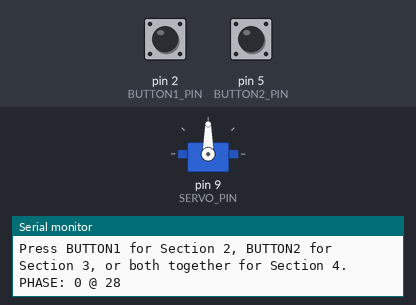
A sketch run on a simulated Arduino Uno, built with avr-gcc and run on an emulated ATmega328P. Parts: servo, the last lines printed to the serial monitor. The inputs (shaded band) are chosen by the test bench; at power-on: pin 2 (BUTTON1_PIN) LOW, pin 5 (BUTTON2_PIN) LOW.

Above: at 1.2 s.
1.3 s: pin 2 (BUTTON1_PIN) pulled HIGH for 1 s
At 1.91 s:
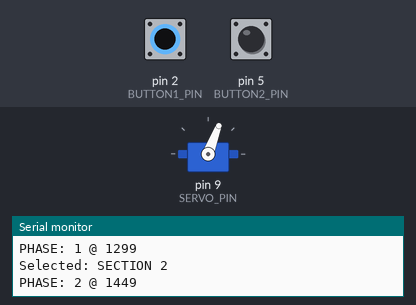
At 2.8 s:
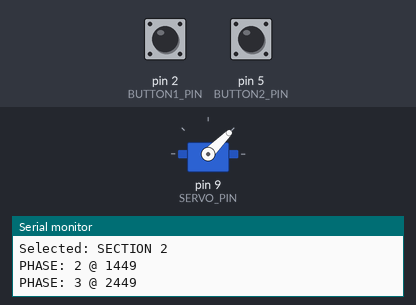
Timing chart, 0 to 13.3 s (numbered marks = the images above; inputs shaded):
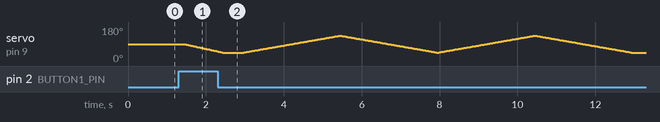

The sketch:

demo_videos.ino
```cpp
#include <Servo.h>
#include <math.h>   // for fmod()

Servo servo;

// ------------------ CONFIG ------------------
const int SERVO_PIN    = 9;
const int BUTTON1_PIN  = 2;   // normal button: Section 2
const int BUTTON2_PIN  = 5;   // second button: Section 3

// Button mode selection
// - BUTTON1 only        -> Section 2 (sweep)
// - BUTTON2 only        -> Section 3 (jump + hold)
// - BUTTON1 + BUTTON2   -> Section 4 (small corrections)
//
// To make "both buttons" easier to register, the sketch waits briefly after the
// first press, then samples both buttons together.
const unsigned long SELECT_WINDOW_MS = 150;

// Angles
const int MIN_ANGLE = 45;
const int MAX_ANGLE = 135;
const int CENTER    = 90;
const int HOME_ANGLE = CENTER;   // where the rig returns after each section-only run

// Timing (ms)
const unsigned long PREP_MOVE_MS   = 1000;  // smooth move into section start position
const unsigned long PREP_SETTLE_MS = 500;   // still buffer before section begins
const unsigned long POST_HOLD_MS   = 500;   // still buffer after section ends
const unsigned long RETURN_HOME_MS = 1000;  // smooth return to HOME_ANGLE

const unsigned long SEG2_MS = 10000;  // moderate sweep only
const unsigned long SEG3_MS = 15000;  // jump + hold only
const unsigned long SEG4_MS = 8000;   // micro-adjustments only

// Sweep cycles for Section 2
const int SEG2_CYCLES = 2;

// Section 3 scripted positions: 15 unique holds ending at 90°
const int scriptedPositions[] = {
  52, 100, 67, 111, 59, 95, 76,
  98, 121, 63, 78, 100,
  69, 82, 90
};
const int NUM_SCRIPTED = sizeof(scriptedPositions) / sizeof(scriptedPositions[0]);
const unsigned long JUMP_HOLD_MS = 1000;

// Section 4 micro-adjustment pattern
const int microAdjustPattern[] = {
   0,  0,  1,  1,  2,  2,  3,  3,
   2,  2,  1,  1,  0,  0,
  -1, -1, -2, -2, -1, -1,
   0,  0,  1,  1,  2,  2,
   1,  1,  0,  0
};
const int MICRO_LEN = sizeof(microAdjustPattern) / sizeof(microAdjustPattern[0]);
const unsigned long MICRO_UPDATE_MS = 300;
// --------------------------------------------


// ------------------ TIMING ROADMAP ------------------
/*
SECTION 2 ONLY (BUTTON1)
0.0  - 1.0   PREP_MOVE to 45°
1.0  - 1.5   PREP_SETTLE at 45°
1.5  - 11.5  SECTION 2 sweep (10.0 s)
11.5 - 12.0  POST_HOLD at final angle
12.0 - 13.0  RETURN_HOME to 90°

SECTION 3 ONLY (BUTTON2)
0.0  - 1.0   PREP_MOVE to first hold target (52°)
1.0  - 1.5   PREP_SETTLE at 52°
1.5  - 16.5  SECTION 3 jump + hold (15.0 s)
16.5 - 17.0  POST_HOLD at final angle (ends at 90°)
17.0 - 18.0  RETURN_HOME to 90° (may already be there)

SECTION 4 ONLY (BUTTON1 + BUTTON2 together)
0.0  - 1.0   PREP_MOVE to 90°
1.0  - 1.5   PREP_SETTLE at 90°
1.5  - 9.5   SECTION 4 micro-adjustments (8.0 s)
9.5  - 10.0  POST_HOLD at final angle
10.0 - 11.0  RETURN_HOME to 90°
*/
// --------------------------------------------


enum Mode {
  MODE_NONE,
  MODE_SEG2,
  MODE_SEG3,
  MODE_SEG4
};

Mode selectedMode = MODE_NONE;

// State machine
// WAIT_FOR_SELECTION -> SELECT_WINDOW -> PREP_MOVE -> PREP_SETTLE -> RUN_SECTION -> POST_HOLD -> RETURN_HOME -> WAIT_FOR_SELECTION

enum Phase {
  WAIT_FOR_SELECTION,
  SELECT_WINDOW,
  PREP_MOVE,
  PREP_SETTLE,
  RUN_SEG2,
  RUN_SEG3,
  RUN_SEG4,
  POST_HOLD,
  RETURN_HOME
};

Phase phase = WAIT_FOR_SELECTION;
unsigned long phaseStart = 0;
unsigned long selectWindowStart = 0;

int currentAngle = HOME_ANGLE;
int transitionStartAngle = HOME_ANGLE;
int sectionStartAngle = HOME_ANGLE;
int postHoldAngle = HOME_ANGLE;

int lastB1 = LOW;
int lastB2 = LOW;

// Section 3 state
int seg3Index = 0;
unsigned long lastJumpChange = 0;

// Section 4 state
int seg4Index = 0;
unsigned long lastMicroUpdate = 0;


// ---------- Helpers ----------
void writeAngle(int a) {
  a = constrain(a, 0, 180);
  servo.write(a);
  currentAngle = a;
}

int rampAngle(int startA, int targetA, unsigned long elapsed, unsigned long durationMs) {
  if (elapsed >= durationMs) return targetA;
  float u = (float)elapsed / (float)durationMs;
  return (int)(startA + (targetA - startA) * u);
}

int sweepAngle(unsigned long sectionDurationMs, int numCycles) {
  unsigned long t = millis() - phaseStart;
  if (t >= sectionDurationMs) return MIN_ANGLE;

  float progress = (float)t / (float)sectionDurationMs;
  float span = (float)(MAX_ANGLE - MIN_ANGLE);
  float totalTravel = numCycles * 2.0f * span;
  float traveled = progress * totalTravel;
  float phasePos = fmod(traveled, 2.0f * span);

  if (phasePos <= span) {
    return (int)(MIN_ANGLE + phasePos);
  } else {
    return (int)(MAX_ANGLE - (phasePos - span));
  }
}

void microAdjust() {
  if (millis() - lastMicroUpdate < MICRO_UPDATE_MS) return;
  lastMicroUpdate = millis();

  int target = CENTER + microAdjustPattern[seg4Index];
  target = constrain(target, CENTER - 5, CENTER + 5);
  writeAngle(target);

  seg4Index = (seg4Index + 1) % MICRO_LEN;
}

void enterPhase(Phase p) {
  phase = p;
  phaseStart = millis();

  if (p == PREP_MOVE || p == RETURN_HOME) {
    transitionStartAngle = currentAngle;
  }

  if (p == RUN_SEG3) {
    writeAngle(scriptedPositions[0]);
    seg3Index = 1;
    lastJumpChange = millis();
  }

  if (p == RUN_SEG4) {
    writeAngle(CENTER);
    seg4Index = 0;
    lastMicroUpdate = millis();
  }

  Serial.print("PHASE: ");
  Serial.print((int)phase);
  Serial.print(" @ ");
  Serial.println(phaseStart);
}

void startSelectedMode() {
  switch (selectedMode) {
    case MODE_SEG2:
      sectionStartAngle = MIN_ANGLE;
      Serial.println("Selected: SECTION 2");
      break;
    case MODE_SEG3:
      sectionStartAngle = scriptedPositions[0];
      Serial.println("Selected: SECTION 3");
      break;
    case MODE_SEG4:
      sectionStartAngle = CENTER;
      Serial.println("Selected: SECTION 4");
      break;
    default:
      sectionStartAngle = HOME_ANGLE;
      break;
  }
  enterPhase(PREP_MOVE);
}


// ---------- Setup ----------
void setup() {
  pinMode(BUTTON1_PIN, INPUT); // assumes external pulldown
  pinMode(BUTTON2_PIN, INPUT); // assumes external pulldown
  servo.attach(SERVO_PIN);

  Serial.begin(9600);
  Serial.println("Ready.");
  Serial.println("Press BUTTON1 for Section 2, BUTTON2 for Section 3, or both together for Section 4.");

  writeAngle(HOME_ANGLE);
  enterPhase(WAIT_FOR_SELECTION);
}


// ---------- Main Loop ----------
void loop() {
  int b1 = digitalRead(BUTTON1_PIN);
  int b2 = digitalRead(BUTTON2_PIN);

  switch (phase) {

    case WAIT_FOR_SELECTION: {
      // Start a short selection window when either button is first pressed
      if ((b1 == HIGH && lastB1 == LOW) || (b2 == HIGH && lastB2 == LOW)) {
        selectWindowStart = millis();
        enterPhase(SELECT_WINDOW);
      }
      break;
    }

    case SELECT_WINDOW: {
      // Wait briefly so pressing both buttons is easy to register
      if (millis() - selectWindowStart >= SELECT_WINDOW_MS) {
        if (b1 == HIGH && b2 == HIGH) {
          selectedMode = MODE_SEG4;
          startSelectedMode();
        } else if (b1 == HIGH && b2 == LOW) {
          selectedMode = MODE_SEG2;
          startSelectedMode();
        } else if (b1 == LOW && b2 == HIGH) {
          selectedMode = MODE_SEG3;
          startSelectedMode();
        } else {
          // buttons released / ambiguous -> go back to waiting
          selectedMode = MODE_NONE;
          enterPhase(WAIT_FOR_SELECTION);
        }
      }
      break;
    }

    case PREP_MOVE: {
      unsigned long t = millis() - phaseStart;
      if (t >= PREP_MOVE_MS) {
        writeAngle(sectionStartAngle);
        enterPhase(PREP_SETTLE);
      } else {
        writeAngle(rampAngle(transitionStartAngle, sectionStartAngle, t, PREP_MOVE_MS));
      }
      break;
    }

    case PREP_SETTLE: {
      writeAngle(sectionStartAngle);
      if (millis() - phaseStart >= PREP_SETTLE_MS) {
        if (selectedMode == MODE_SEG2) enterPhase(RUN_SEG2);
        else if (selectedMode == MODE_SEG3) enterPhase(RUN_SEG3);
        else if (selectedMode == MODE_SEG4) enterPhase(RUN_SEG4);
      }
      break;
    }

    case RUN_SEG2: {
      int a = sweepAngle(SEG2_MS, SEG2_CYCLES);
      writeAngle(a);
      if (millis() - phaseStart >= SEG2_MS) {
        postHoldAngle = currentAngle;
        enterPhase(POST_HOLD);
      }
      break;
    }

    case RUN_SEG3: {
      unsigned long elapsed = millis() - phaseStart;
      if (elapsed >= SEG3_MS) {
        postHoldAngle = currentAngle;
        enterPhase(POST_HOLD);
        break;
      }

      if (millis() - lastJumpChange >= JUMP_HOLD_MS) {
        lastJumpChange = millis();
        int target;
        if (seg3Index < NUM_SCRIPTED) {
          target = scriptedPositions[seg3Index];
          seg3Index++;
        } else {
          target = scriptedPositions[NUM_SCRIPTED - 1];
        }
        writeAngle(target);
      }
      break;
    }

    case RUN_SEG4: {
      unsigned long elapsed = millis() - phaseStart;
      if (elapsed >= SEG4_MS) {
        postHoldAngle = currentAngle;
        enterPhase(POST_HOLD);
        break;
      }
      microAdjust();
      break;
    }

    case POST_HOLD: {
      writeAngle(postHoldAngle);
      if (millis() - phaseStart >= POST_HOLD_MS) {
        enterPhase(RETURN_HOME);
      }
      break;
    }

    case RETURN_HOME: {
      unsigned long t = millis() - phaseStart;
      if (t >= RETURN_HOME_MS) {
        writeAngle(HOME_ANGLE);
        selectedMode = MODE_NONE;
        enterPhase(WAIT_FOR_SELECTION);
      } else {
        writeAngle(rampAngle(transitionStartAngle, HOME_ANGLE, t, RETURN_HOME_MS));
      }
      break;
    }

    default:
      break;
  }

  lastB1 = b1;
  lastB2 = b2;
}
```
